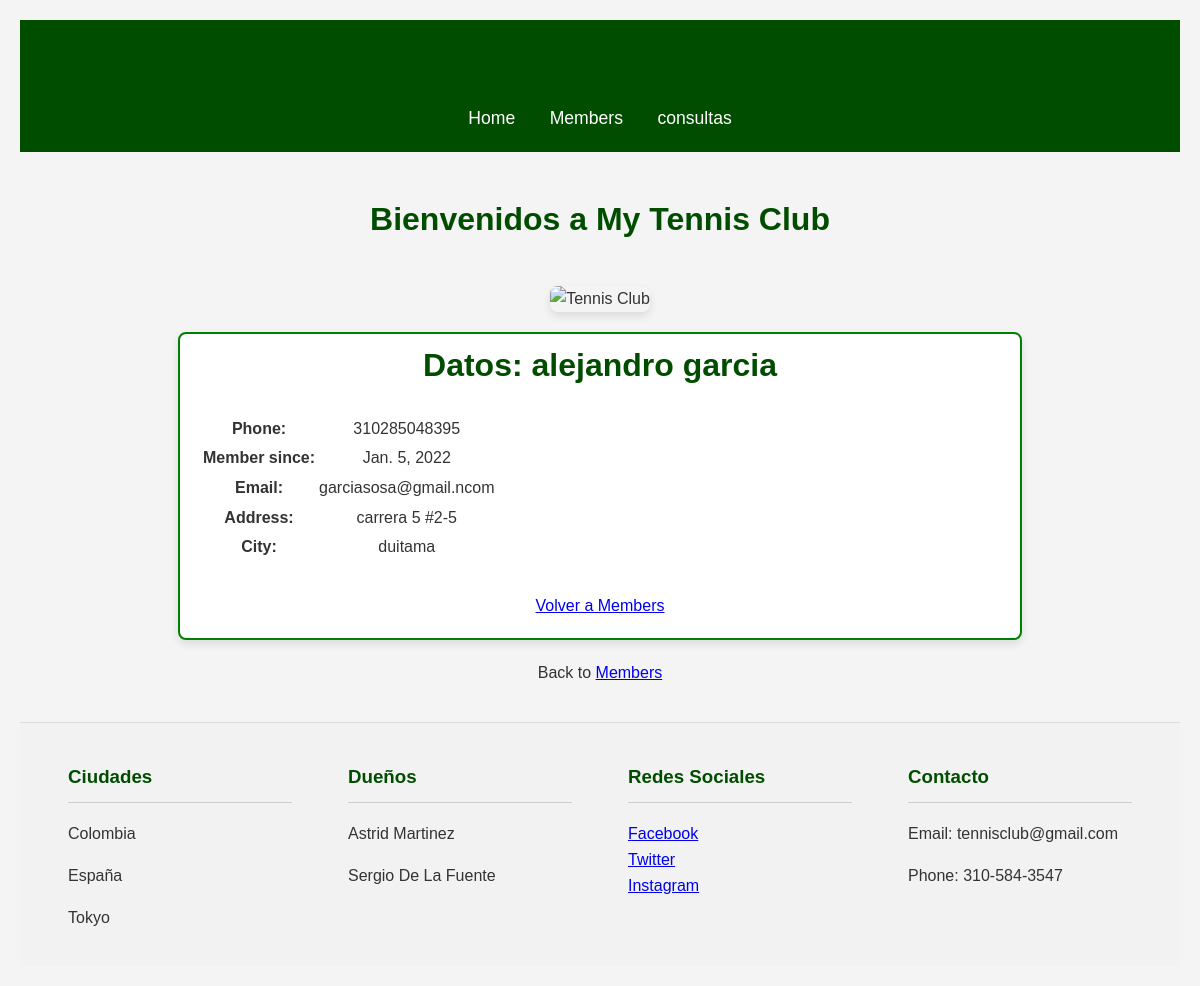
The app's page /members/details/1 with its own data.
### members/models.py (models this page shows, shortened)
class Member(models.Model):
  firstname = models.CharField(max_length=255)
  lastname = models.CharField(max_length=255)
  phone = models.IntegerField(null=True)
  joined_date = models.DateField(null=True)
  email = models.EmailField(null=True)
  address = models.CharField(null=True)
  city = models.CharField(null=True)

### members/views.py (the view)
# urls.py: path('members/details/<int:id>', views.details, name='details'),
def details(request, id):
  try:
    mymember = Member.objects.get(id=id)
    template = loader.get_template('details.html')
    context = {
      'mymember': mymember,
    }
    return HttpResponse(template.render(context, request))
  except Member.DoesNotExist:
    template = loader.get_template('404.html')
    return HttpResponse(template.render({}, request), status=404)

### members/templates/details.html (shortened to what this page needs)
{% extends "master.html" %}
{% block content %}
<div class="contenido-principal">
  <div class="header-tenis" style="margin: -35px -35px 20px -35px;">
     <h1>Datos: {{ mymember.firstname }} {{ mymember.lastname }}</h1>
  </div>
  <table class="tabla">
    <tbody>
      <tr>
        <td><strong>Phone:</strong></td>
        <td>{{ mymember.phone }}</td>
      </tr>
      <tr>
        <td><strong>Member since:</strong></td>
        <td>{{ mymember.joined_date }}</td>
      </tr>
      <tr>
        <td><strong>Email:</strong></td>
        <td>{{ mymember.email }}</td>
      </tr>
      <tr>
        <td><strong>Address:</strong></td>
        <td>{{ mymember.address }}</td>
      </tr>
      <tr>
        <td><strong>City:</strong></td>
        <td>{{ mymember.city }}</td>
      </tr>
    </tbody>
  </table>
  <div style="text-align: center; margin-top: 30px;">
    <a href="/members" class="btn-saque">Volver a Members</a>
  </div>
</div>
<p>Back to <a href="/members">Members</a></p>
{% endblock %}

### members/static/mystyles.css (style rules this page uses)
body { font-family: 'Segoe UI', Tahoma, Geneva, Verdana, sans-serif; margin: 0; display: flex; flex-direction: column; min-height: 100vh; color: #333; }
h1, h2, h3 { color: #004d00; }
.contenido-principal { max-width: 800px; margin: 20px auto; padding: 20px; border: 2px solid #008000; border-radius: 8px; box-shadow: 0 4px 8px rgba(0,0,0,0.1); background-color: #fff; }

### mystaticfiles/myglobal.css (style rules this page uses)
body { background-color: #f4f4f4; font-family: Arial, sans-serif; color: #333; margin: 20px; line-height: 1.6; }

### records on screen
Member: firstname "alejandro", lastname "garcia", phone "310285048395", joined_date "Jan. 5, 2022", email "garciasosa@gmail.ncom", address "carrera 5 #2-5", city "duitama"
